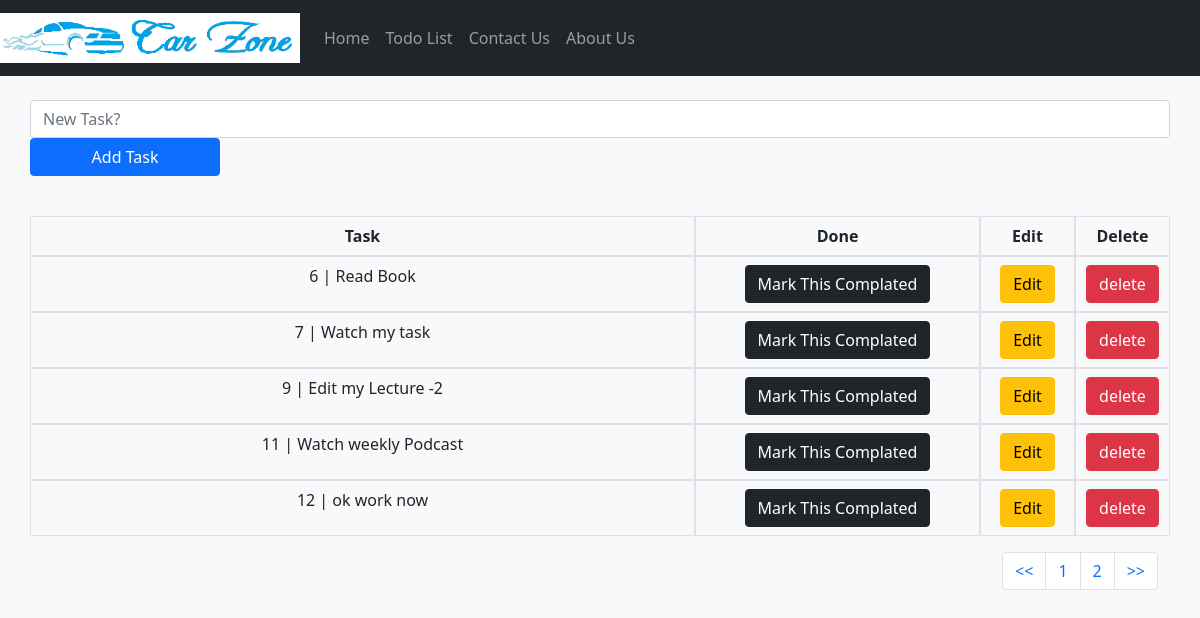
The app's page /todolist/?pg=7, older data.
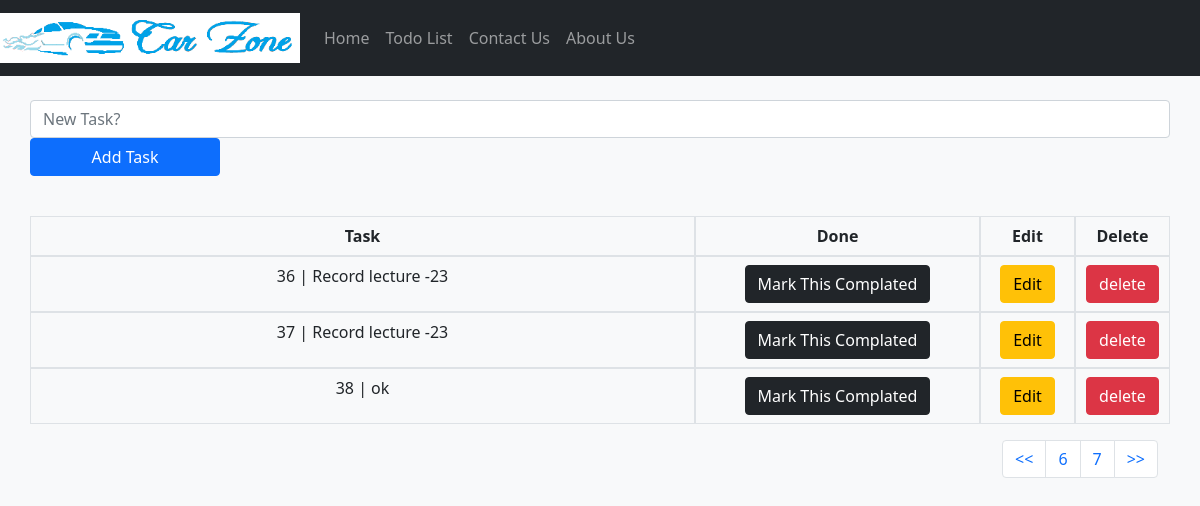
The same page, newer data.
### todolist_app/models.py (models this page shows, shortened)
class Tasklist(models.Model):
    task = models.CharField(max_length=300)
    done = models.BooleanField(default=False)

### todolist_app/views.py (the view)
# urls.py: path('todolist/', include('todolist_app.urls')),
def todolist(request):
    if request.method == "POST":
        form = TaskForm(request.POST or None)
        if form.is_valid():
            form.save()
        messages.success(request, 'New Task Added!')
        return redirect('todolist')
    else:
        all_tasks = Tasklist.objects.all()
        paginator = Paginator(all_tasks, 5)
        page = request.GET.get('pg')
        all_tasks = paginator.get_page(page)
        return render(request, 'todolist.html', {'all_tasks': all_tasks})

### todolist_app/templates/todolist.html (shortened to what this page needs)
{% extends 'base.html' %}
{% block content %}
  <div class="container">
      <form method="POST" class="row">
          <input type="text" class="form-control col-lg-6" name="task" placeholder="New Task?">
          <button type="submit" class="btn btn-primary col-lg-2">Add Task</button>
      </form>
      <br>
      <table class="table table-bordered text-center">
          <thead class="thead-dark">
              <tr class="row">
                  <th class="col-7">Task</th>
                  <th class="col-3">Done</th>
                  <th class="col-1">Edit</th>
                  <th class="col-1">Delete</th>
              </tr>
          </thead>
          <tbody>
          {% if all_tasks %}
              {% for obj in all_tasks %}
                  {% if obj.done %}
                  <tr class="table-success row">
                      <td class="col-7">{{obj.id}} | {{obj.task}}</td>
                      <td class="col-3"><a href="{% url 'pending_task' obj.id %}"><button type="button" class="btn btn-dark">Mark this Pending</button></a></td>
                      <td class="col-1"><a href="{% url 'edit_task' obj.id %}"><button type="button" class="btn btn-warning">Edit</button></a></td>
                      <td class="col-1"><a href="{% url 'delete_task' obj.id %}"><button type="button" class="btn btn-danger">delete</button></a></td>
                  </tr>
                  {% else %}
                  <tr class="row">
                      <td class="col-7">{{obj.id}} | {{obj.task}}</td>
                      <td class="col-3"><a href="{% url 'complate_task' obj.id %}"><button type="button" class="btn btn-dark">Mark This Complated</button></a></td>
                      <td class="col-1"><a href="{% url 'edit_task' obj.id %}"><button type="button" class="btn btn-warning">Edit</button></a></td>
                      <td class="col-1"><a href="{% url 'delete_task' obj.id %}"><button type="button" class="btn btn-danger">delete</button></a></td>
                  </tr>
                  {% endif %}
              {% endfor %}
          {% endif %}
          </tbody>
      </table>
      <nav aria-label="Page navigation example">
          <ul class="pagination justify-content-end">
            <li class="page-item"><a class="page-link" href="?pg=1"><<</a></li>
            {% if all_tasks.has_previous %}
            <li class="page-item"><a class="page-link" href="?pg={{ all_tasks.previous_page_number }}">{{ all_tasks.previous_page_number }}</a></li>
            {% endif %}
            <li class="page-item"><a class="page-link" href="?pg={{ all_tasks.number }}">{{ all_tasks.number }}</a></li>
            <li class="page-item"><a class="page-link" href="?pg={{ all_tasks.paginator.num_pages }}">>></a></li>
          </ul>
      </nav>
  </div>
{% endblock content %}

Row changes from the older to the newer data that the page shows:
no longer on this page (row unchanged): Tasklist: id "6", task "Read Book"
no longer on this page (row unchanged): Tasklist: id "7", task "Watch my task"
no longer on this page (row unchanged): Tasklist: id "9", task "Edit my Lecture -2"
removed Tasklist: id "11", task "Watch weekly Podcast"
no longer on this page (row edited): Tasklist: id "12", task "ok work now"
added Tasklist: id "36", task "Record lecture -23"
added Tasklist: id "37", task "Record lecture -23"
added Tasklist: id "38", task "ok"
Text that changed along with them:
{{ all_tasks.previous_page_number }}: "1" → "6"
{{ all_tasks.number }}: "2" → "7"
